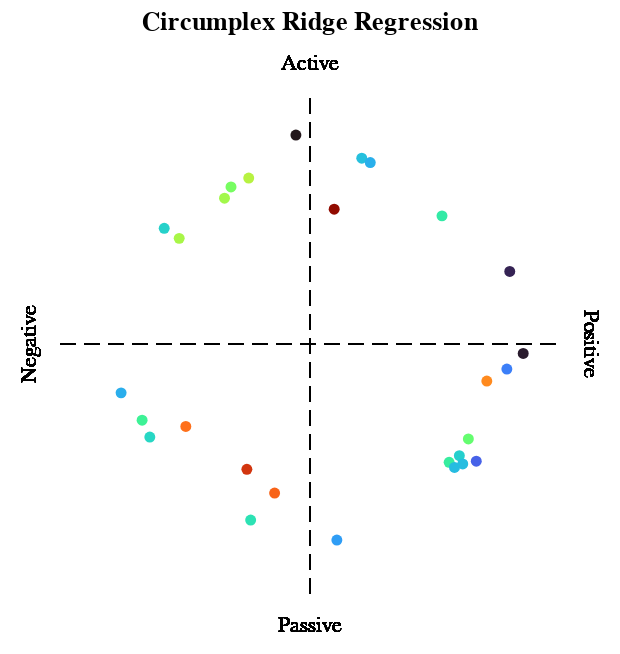

Source (notebook cell):
### Code cell
trimmed_df = df[
    ["affect", "displacement", "valence_ridge", "arousal_ridge", "valence", "arousal"]
]


# The selection and base allow us to modify the visualization based on which
# point is clicked. The base maps each affect to the learned valence and arousal
# scores.

selection = alt.selection_point(fields=["affect"])

base = (
    alt.Chart(trimmed_df, title="Circumplex Ridge Regression")
    .mark_point(filled=True)
    .encode(
        alt.X("valence_ridge").axis(None).scale(domain=[-1.2, 1.2]),
        alt.Y("arousal_ridge").axis(None).scale(domain=[-1.2, 1.2]),
        alt.Color("displacement:Q").legend(None).scale(scheme="turbo"),
        opacity=alt.condition(selection, alt.value(1.0), alt.value(0.1)),
        tooltip=[
            alt.Tooltip("affect"),
            alt.Tooltip("valence_ridge", title="valence", format="0.2f"),
            alt.Tooltip("arousal_ridge", title="arousal", format="0.2f"),
            alt.Tooltip("displacement:Q", format="0.2f"),
        ],
    )
    .add_params(selection)
)

# The ghost maps the valence and arousal as extracted from Russell's circumplex.

ghost = (
    alt.Chart(trimmed_df)
    .mark_point()
    .encode(
        alt.X("valence").axis(None),
        alt.Y("arousal").axis(None),
        alt.Color("displacement:Q").legend(None).scale(scheme="turbo"),
        opacity=alt.condition(selection, alt.value(1.0), alt.value(0.0), empty=False),
    )
)

# Trails connect the data point and the "ghost" on the circumplex.

trails = (
    alt.Chart(trimmed_df)
    .mark_rule(strokeDash=(2, 4), strokeWidth=2, strokeCap="round")
    .encode(
        alt.X("valence"),
        alt.X2("valence_ridge"),
        alt.Y("arousal"),
        alt.Y2("arousal_ridge"),
        alt.Color("displacement").scale(scheme="turbo"),
        opacity=alt.condition(selection, alt.value(1.0), alt.value(0.0), empty=False),
    )
)

render_and_save(add_circumplex(base + ghost + trails), "figures/ridge.json")

### Figure 1 — Vega-Lite specification as saved in the notebook (floating-point values rounded to 4 significant figures)
{"config": {"view": {"continuousWidth": 300, "continuousHeight": 300, "stroke": null}, "axis": {"grid": false}}, "layer": [{"mark": {"type": "point", "filled": true}, "encoding": {"color": {"field": "displacement", "legend": null, "scale": {"scheme": "turbo"}, "type": "quantitative"}, "opacity": {"condition": {"param": "param_4", "value": 1.0}, "value": 0.1}, "tooltip": [{"field": "affect", "type": "nominal"}, {"field": "valence_ridge", "format": "0.2f", "title": "valence", "type": "quantitative"}, {"field": "arousal_ridge", "format": "0.2f", "title": "arousal", "type": "quantitative"}, {"field": "displacement", "format": "0.2f", "type": "quantitative"}], "x": {"axis": null, "field": "valence_ridge", "scale": {"domain": [-1.2, 1.2]}, "type": "quantitative"}, "y": {"axis": null, "field": "arousal_ridge", "scale": {"domain": [-1.2, 1.2]}, "type": "quantitative"}}, "name": "view_3", "title": "Circumplex Ridge Regression"}, {"mark": {"type": "point"}, "encoding": {"color": {"field": "displacement", "legend": null, "scale": {"scheme": "turbo"}, "type": "quantitative"}, "opacity": {"condition": {"param": "param_4", "value": 1.0, "empty": false}, "value": 0.0}, "x": {"axis": null, "field": "valence", "type": "quantitative"}, "y": {"axis": null, "field": "arousal", "type": "quantitative"}}}, {"mark": {"type": "rule", "strokeCap": "round", "strokeDash": [2, 4], "strokeWidth": 2}, "encoding": {"color": {"field": "displacement", "scale": {"scheme": "turbo"}, "type": "quantitative"}, "opacity": {"condition": {"param": "param_4", "value": 1.0, "empty": false}, "value": 0.0}, "x": {"field": "valence", "type": "quantitative"}, "x2": {"field": "valence_ridge"}, "y": {"field": "arousal", "type": "quantitative"}, "y2": {"field": "arousal_ridge"}}}, {"layer": [{"mark": {"type": "rule", "strokeDash": [8, 4]}, "encoding": {"x": {"datum": 0}, "y": {"datum": -1}, "y2": {"datum": 1}}}, {"mark": {"type": "rule", "strokeDash": [8, 4]}, "encoding": {"x": {"datum": -1}, "x2": {"datum": 1}, "y": {"datum": 0}}}]}, {"layer": [{"mark": {"type": "text", "angle": 90, "baseline": "bottom", "xOffset": 10}, "encoding": {"text": {"datum": "Positive"}, "x": {"datum": 1}, "y": {"datum": 0}}}, {"mark": {"type": "text", "angle": 270, "baseline": "bottom", "xOffset": -10}, "encoding": {"text": {"datum": "Negative"}, "x": {"datum": -1}, "y": {"datum": 0}}}, {"mark": {"type": "text", "baseline": "bottom", "yOffset": -10}, "encoding": {"text": {"datum": "Active"}, "x": {"datum": 0}, "y": {"datum": 1}}}, {"mark": {"type": "text", "baseline": "top", "yOffset": 10}, "encoding": {"text": {"datum": "Passive"}, "x": {"datum": 0}, "y": {"datum": -1}}}]}], "data": {"name": "data-08d64dea91a1ca11c3f1910a8af63168"}, "params": [{"name": "param_4", "select": {"type": "point", "fields": ["affect"]}, "views": ["view_3"]}, {"name": "param_5", "select": {"type": "interval", "encodings": ["x", "y"]}, "bind": "scales", "views": ["view_3"]}], "$schema": "https://vega.github.io/schema/vega-lite/v5.20.1.json", "datasets": {"data-08d64dea91a1ca11c3f1910a8af63168": [{"affect": "Happy", "displacement": 0.3991, "valence_ridge": 0.7073, "arousal_ridge": -0.1483, "valence": 0.9912, "arousal": 0.1323}, {"affect": "Delighted", "displacement": 0.1696, "valence_ridge": 0.799, "arousal_ridge": 0.2904, "valence": 0.907, "arousal": 0.421}, {"affect": "Excited", "displacement": 0.2736, "valence_ridge": 0.528, "arousal_ridge": 0.5125, "valence": 0.6574, "arousal": 0.7536}, {"affect": "Astonished", "displacement": 0.2454, "valence_ridge": 0.207, "arousal_ridge": 0.7431, "valence": 0.3649, "arousal": 0.9311}, {"affect": "Aroused", "displacement": 0.236, "valence_ridge": 0.241, "arousal_ridge": 0.7257, "valence": 0.2957, "arousal": 0.9553}, {"affect": "Tense", "displacement": 0.4774, "valence_ridge": 0.09673, "arousal_ridge": 0.5392, "valence": -0.02967, "arousal": 0.9996}, {"affect": "Alarmed", "displacement": 0.1632, "valence_ridge": -0.05642, "arousal_ridge": 0.8359, "valence": -0.08716, "arousal": 0.9962}, {"affect": "Angry", "displacement": 0.3371, "valence_ridge": -0.2451, "arousal_ridge": 0.6639, "valence": -0.153, "arousal": 0.9882}, {"affect": "Afraid", "displacement": 0.3281, "valence_ridge": -0.342, "arousal_ridge": 0.5834, "valence": -0.4493, "arousal": 0.8934}, {"affect": "Annoyed", "displacement": 0.3108, "valence_ridge": -0.316, "arousal_ridge": 0.6281, "valence": -0.5446, "arousal": 0.8387}, {"affect": "Distressed", "displacement": 0.3308, "valence_ridge": -0.5232, "arousal_ridge": 0.4226, "valence": -0.7408, "arousal": 0.6717}, {"affect": "Frustrated", "displacement": 0.2555, "valence_ridge": -0.5832, "arousal_ridge": 0.4629, "valence": -0.7793, "arousal": 0.6266}, {"affect": "Miserable", "displacement": 0.2353, "valence_ridge": -0.7556, "arousal_ridge": -0.1955, "valence": -0.9877, "arousal": -0.1564}, {"affect": "Sad", "displacement": 0.4109, "valence_ridge": -0.4967, "arousal_ridge": -0.3298, "valence": -0.8838, "arousal": -0.4679}, {"affect": "Gloomy", "displacement": 0.2592, "valence_ridge": -0.6407, "arousal_ridge": -0.3721, "valence": -0.8704, "arousal": -0.4924}, {"affect": "Depressed", "displacement": 0.2815, "valence_ridge": -0.6716, "arousal_ridge": -0.3048, "valence": -0.8554, "arousal": -0.518}, {"affect": "Bored", "displacement": 0.4391, "valence_ridge": -0.2525, "arousal_ridge": -0.5013, "valence": -0.471, "arousal": -0.8821}, {"affect": "Droopy", "displacement": 0.267, "valence_ridge": -0.2374, "arousal_ridge": -0.7041, "valence": -0.2385, "arousal": -0.9711}, {"affect": "Tired", "displacement": 0.4167, "valence_ridge": -0.1415, "arousal_ridge": -0.5961, "valence": -0.03664, "arousal": -0.9993}, {"affect": "Sleepy", "displacement": 0.2269, "valence_ridge": 0.1075, "arousal_ridge": -0.7844, "valence": 0.0349, "arousal": -0.9994}, {"affect": "Calm", "displacement": 0.2772, "valence_ridge": 0.5565, "arousal_ridge": -0.4731, "valence": 0.7108, "arousal": -0.7034}, {"affect": "Relaxed", "displacement": 0.2432, "valence_ridge": 0.578, "arousal_ridge": -0.4938, "valence": 0.729, "arousal": -0.6845}, {"affect": "Satisfied", "displacement": 0.3024, "valence_ridge": 0.6335, "arousal_ridge": -0.3798, "valence": 0.7536, "arousal": -0.6574}, {"affect": "At Ease", "displacement": 0.2001, "valence_ridge": 0.6651, "arousal_ridge": -0.4687, "valence": 0.7683, "arousal": -0.6401}, {"affect": "Content", "displacement": 0.2542, "valence_ridge": 0.5974, "arousal_ridge": -0.4467, "valence": 0.7965, "arousal": -0.6046}, {"affect": "Serene", "displacement": 0.2435, "valence_ridge": 0.611, "arousal_ridge": -0.4797, "valence": 0.8499, "arousal": -0.527}, {"affect": "Glad", "displacement": 0.213, "valence_ridge": 0.7875, "arousal_ridge": -0.1004, "valence": 0.9826, "arousal": -0.1857}, {"affect": "Pleased", "displacement": 0.1652, "valence_ridge": 0.8528, "arousal_ridge": -0.03789, "valence": 0.9919, "arousal": -0.1271}]}}
